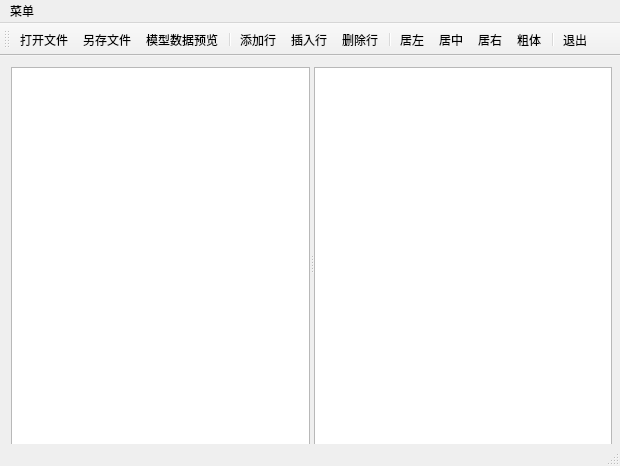
<?xml version="1.0" encoding="UTF-8"?>
<ui version="4.0">
 <class>MainWindow</class>
 <widget class="QMainWindow" name="MainWindow">
  <property name="geometry">
   <rect>
    <x>0</x>
    <y>0</y>
    <width>620</width>
    <height>466</height>
   </rect>
  </property>
  <property name="windowTitle">
   <string>MainWindow</string>
  </property>
  <widget class="QWidget" name="centralWidget">
   <widget class="QSplitter" name="splitter">
    <property name="geometry">
     <rect>
      <x>11</x>
      <y>11</y>
      <width>601</width>
      <height>391</height>
     </rect>
    </property>
    <property name="orientation">
     <enum>Qt::Horizontal</enum>
    </property>
    <widget class="QTableView" name="tableView"/>
    <widget class="QPlainTextEdit" name="plainTextEdit"/>
   </widget>
  </widget>
  <widget class="QMenuBar" name="menuBar">
   <property name="geometry">
    <rect>
     <x>0</x>
     <y>0</y>
     <width>620</width>
     <height>22</height>
    </rect>
   </property>
   <widget class="QMenu" name="menu">
    <property name="title">
     <string>菜单</string>
    </property>
    <addaction name="actOpen"/>
   </widget>
   <addaction name="menu"/>
  </widget>
  <widget class="QToolBar" name="mainToolBar">
   <attribute name="toolBarArea">
    <enum>TopToolBarArea</enum>
   </attribute>
   <attribute name="toolBarBreak">
    <bool>false</bool>
   </attribute>
   <addaction name="actOpen"/>
   <addaction name="actSave"/>
   <addaction name="actModelData"/>
   <addaction name="separator"/>
   <addaction name="actAppend"/>
   <addaction name="actInsert"/>
   <addaction name="actDelete"/>
   <addaction name="separator"/>
   <addaction name="actAlignLeft"/>
   <addaction name="actAlignCenter"/>
   <addaction name="actAlignRight"/>
   <addaction name="actFontBold"/>
   <addaction name="separator"/>
   <addaction name="actExit"/>
  </widget>
  <widget class="QStatusBar" name="statusBar"/>
  <action name="actOpen">
   <property name="text">
    <string>打开文件</string>
   </property>
   <property name="toolTip">
    <string>打开文件</string>
   </property>
  </action>
  <action name="actSave">
   <property name="text">
    <string>另存文件</string>
   </property>
   <property name="toolTip">
    <string>表格内容另存为文件</string>
   </property>
  </action>
  <action name="actAppend">
   <property name="text">
    <string>添加行</string>
   </property>
   <property name="toolTip">
    <string>添加一行</string>
   </property>
  </action>
  <action name="actInsert">
   <property name="text">
    <string>插入行</string>
   </property>
   <property name="toolTip">
    <string>插入一行</string>
   </property>
  </action>
  <action name="actDelete">
   <property name="text">
    <string>删除行</string>
   </property>
   <property name="toolTip">
    <string>删除当前行</string>
   </property>
  </action>
  <action name="actExit">
   <property name="text">
    <string>退出</string>
   </property>
   <property name="toolTip">
    <string>退出</string>
   </property>
  </action>
  <action name="actModelData">
   <property name="text">
    <string>模型数据预览</string>
   </property>
   <property name="toolTip">
    <string>模型数据显示到文本框里</string>
   </property>
  </action>
  <action name="actAlignLeft">
   <property name="text">
    <string>居左</string>
   </property>
   <property name="toolTip">
    <string>文字左对齐</string>
   </property>
  </action>
  <action name="actAlignCenter">
   <property name="text">
    <string>居中</string>
   </property>
   <property name="toolTip">
    <string>文字居中</string>
   </property>
  </action>
  <action name="actAlignRight">
   <property name="text">
    <string>居右</string>
   </property>
   <property name="toolTip">
    <string>文字右对齐</string>
   </property>
  </action>
  <action name="actFontBold">
   <property name="checkable">
    <bool>true</bool>
   </property>
   <property name="text">
    <string>粗体</string>
   </property>
   <property name="toolTip">
    <string>粗体字体</string>
   </property>
  </action>
 </widget>
 <layoutdefault spacing="6" margin="11"/>
 <resources/>
 <connections>
  <connection>
   <sender>actExit</sender>
   <signal>triggered()</signal>
   <receiver>MainWindow</receiver>
   <slot>close()</slot>
   <hints>
    <hint type="sourcelabel">
     <x>-1</x>
     <y>-1</y>
    </hint>
    <hint type="destinationlabel">
     <x>309</x>
     <y>232</y>
    </hint>
   </hints>
  </connection>
 </connections>
</ui>
